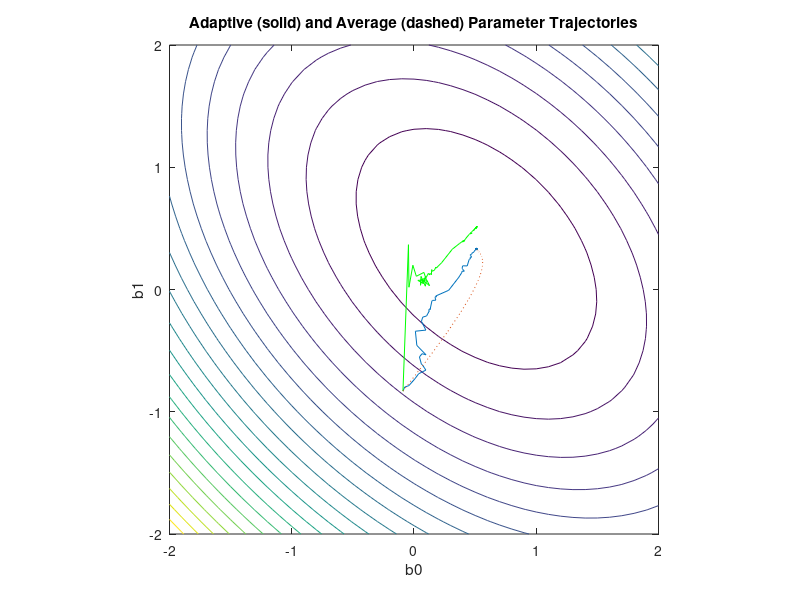

Write MATLAB code to recreate this figure.
%Jieneng Yang 
%draws 2 dimensional LMS on contour plot
%draws 2 dimensional RLS on contour plot


close all
clear all

%Prompts for plant parameters in b0*u(k)+b1*u(k-1)
b0=2* rand;
b1=2* rand;

%Prompts for input descriptors: u =g1*sin(om1*i)+g2*sin(om2*i)
%plus binary noise +/-bicm
g1=2;
om1=0.3;
g2=1.4;
om2=1.8;
bicm=1;
omng=0.02;

%parameter space plot limits
blim=max([abs(2*b0),abs(2*b1),2]);
[XX,YY]=meshgrid(-blim:blim/20:blim,-blim:blim/20:blim);

%error surface plot
t1=b0-XX;
t2=b1-YY;
MM1=0.5*(g1^2+g2^2)+bicm^2;
MM2=0.5*(cos(om1)*g1^2+cos(om2)*g2^2);
z=MM1.*((t1.^2)+(t2.^2))+2*MM2.*t1.*t2;
MM=[MM1 MM2; MM2 MM1];
[mmv,mmd]=eig(MM); %eigenvectors and eigenvalues of avg(XX^T)
figure(1)
contour([-blim:blim/20:blim],[-blim:blim/20:blim],z,20)
xlabel('b0')
ylabel('b1')
title('Adaptive (solid) and Average (dashed) Parameter Trajectories')
axis equal
axis square
hold on

%Prompts for LMS simulation run
itno=5000;
b0hat=zeros(1,itno+1);
b1hat=zeros(1,itno+1);
btilav=zeros(2,itno+1);
bav=zeros(2,itno+1);

mu=0.05;

b0hat(2)= -1 + rand;
b1hat(2)= -1 + rand;
btilav(:,2)=[b0-b0hat(2); b1-b1hat(2)];
bav(:,2)=[b0hat(2); b1hat(2)];

b0hatRLS=zeros(1,itno+1);
b1hatRLS=zeros(1,itno+1);
b0hatRLS(2)= b0hat(2);
b1hatRLS(2)= b1hat(2);

%create input vector
%for ind=1:itno+1,
%u(ind)=g1*sin(om1*(ind-1))+g2*sin(om2*(ind-1))+bicm*sign(rand-.5);
%end

u = normrnd(0,1,[1 itno+1])
P = zeros(itno+1,2,2);
P(1,:,:) = eye(2);
P(2,:,:) = [1,0.6;1,10];

%simulation loop
for ind=2:itno,
    y = b0*u(ind)+b1*u(ind-1)+omng*2*(rand-.5);
    yhat=b0hat(ind)*u(ind)+b1hat(ind)*u(ind-1);
    e = y - yhat;
    b0hat(ind+1)=b0hat(ind)+mu*e*u(ind);
    b1hat(ind+1)=b1hat(ind)+mu*e*u(ind-1);
    btilav(:,ind+1)=(eye(size(MM))-mu*MM)*btilav(:,ind);
    bav(:,ind+1)=[b0; b1]-btilav(:,ind+1);
    
    yhatRLS=b0hatRLS(ind)*u(ind)+b1hatRLS(ind)*u(ind-1);
    eRLS = y - yhatRLS;
    Fi = [u(ind),u(ind-1)]';
    Pn = reshape(P(ind,:,:),[2,2]);
    dino = 10 + Fi'*Pn*Fi;
    gainRLS = Pn * Fi ./ dino;
    b0hatRLS(ind+1)=b0hat(ind) + gainRLS(1) * eRLS;
    b1hatRLS(ind+1)=b0hat(ind) + gainRLS(2) * eRLS;
    P(ind + 1,:,:) = Pn - Pn*Fi*Fi'*Pn./dino;
end

%plot adapted and average parameter trajectory
plot(b0hat(2:itno+1),b1hat(2:itno+1))
plot(b0hatRLS(2:itno+1),b1hatRLS(2:itno+1),'g')
plot(bav(1,2:itno+1),bav(2,2:itno+1),':')



hold off
